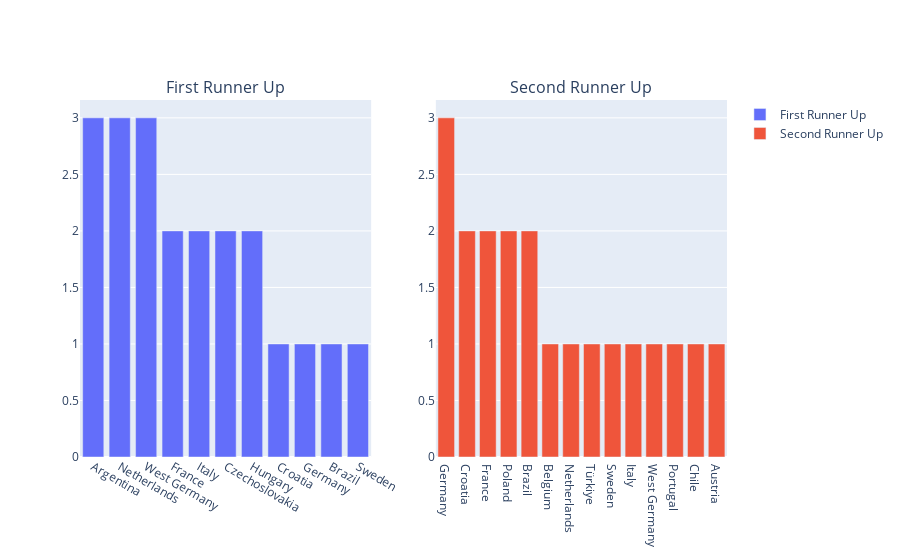

The cell this chart's notebook holds for it:
### Code cell
fig = make_subplots(rows=1, cols=2, subplot_titles=('First Runner Up', 'Second Runner Up'))

#Adding Traces
fig.add_trace(trace1, row=1, col=1)
fig.add_trace(trace2, row=1, col=2)

fig.show()

### Figure 1 — Plotly figure (JSON) as saved in the notebook; plotly's stock layout.template omitted (floating-point values rounded to 4 significant figures)
{"data": [{"name": "First Runner Up", "type": "bar", "x": ["Argentina", "Netherlands", "West Germany", "France", "Italy", "Czechoslovakia", "Hungary", "Croatia", "Germany", "Brazil", "Sweden"], "xaxis": "x", "y": [3, 3, 3, 2, 2, 2, 2, 1, 1, 1, 1], "yaxis": "y"}, {"name": "Second Runner Up", "type": "bar", "x": ["Germany", "Croatia", "France", "Poland", "Brazil", "Belgium", "Netherlands", "Türkiye", "Sweden", "Italy", "West Germany", "Portugal", "Chile", "Austria"], "xaxis": "x2", "y": [3, 2, 2, 2, 2, 1, 1, 1, 1, 1, 1, 1, 1, 1], "yaxis": "y2"}], "layout": {"annotations": [{"font": {"size": 16}, "showarrow": false, "text": "First Runner Up", "x": 0.225, "xanchor": "center", "xref": "paper", "y": 1, "yanchor": "bottom", "yref": "paper"}, {"font": {"size": 16}, "showarrow": false, "text": "Second Runner Up", "x": 0.775, "xanchor": "center", "xref": "paper", "y": 1, "yanchor": "bottom", "yref": "paper"}], "xaxis": {"anchor": "y", "domain": [0, 0.45]}, "xaxis2": {"anchor": "y2", "domain": [0.55, 1]}, "yaxis": {"anchor": "x", "domain": [0, 1]}, "yaxis2": {"anchor": "x2", "domain": [0, 1]}}}
